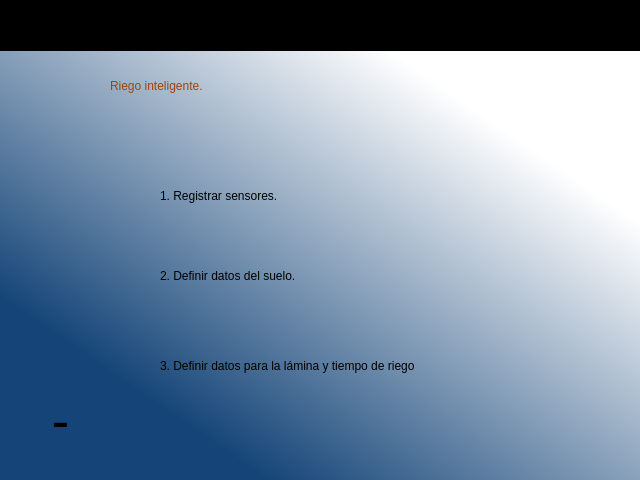
<?xml version="1.0" encoding="UTF-8"?>
<ui version="4.0">
 <class>Dialog</class>
 <widget class="QDialog" name="Dialog">
  <property name="geometry">
   <rect>
    <x>0</x>
    <y>0</y>
    <width>640</width>
    <height>480</height>
   </rect>
  </property>
  <property name="windowTitle">
   <string>Dialog</string>
  </property>
  <widget class="QWidget" name="widget_principal" native="true">
   <property name="geometry">
    <rect>
     <x>-10</x>
     <y>50</y>
     <width>651</width>
     <height>441</height>
    </rect>
   </property>
   <property name="styleSheet">
    <string notr="true">QWidget#widget_principal{
background-color:qlineargradient(spread:pad, x1:0.209403, y1:0.756, x2:0.791075, y2:0.182, stop:0 rgba(21, 69, 120, 255), stop:1 rgba(255, 255, 255, 255))
}</string>
   </property>
   <widget class="QLabel" name="label_5">
    <property name="geometry">
     <rect>
      <x>10</x>
      <y>10</y>
      <width>71</width>
      <height>71</height>
     </rect>
    </property>
    <property name="text">
     <string/>
    </property>
    <property name="pixmap">
     <pixmap resource="config_imag.qrc">:/prefijoNuevo/logo.png</pixmap>
    </property>
    <property name="scaledContents">
     <bool>true</bool>
    </property>
   </widget>
   <widget class="QLabel" name="lbl_riego_est1">
    <property name="geometry">
     <rect>
      <x>170</x>
      <y>120</y>
      <width>301</width>
      <height>51</height>
     </rect>
    </property>
    <property name="styleSheet">
     <string notr="true">font: 22pt &quot;Ubuntu&quot;;</string>
    </property>
    <property name="text">
     <string>1. Registrar sensores.</string>
    </property>
   </widget>
   <widget class="QLabel" name="lbl_riego_est2">
    <property name="geometry">
     <rect>
      <x>170</x>
      <y>200</y>
      <width>561</width>
      <height>51</height>
     </rect>
    </property>
    <property name="styleSheet">
     <string notr="true">font: 22pt &quot;Ubuntu&quot;;</string>
    </property>
    <property name="text">
     <string>2. Definir datos del suelo.</string>
    </property>
   </widget>
   <widget class="QLabel" name="lbl_riego_est3">
    <property name="geometry">
     <rect>
      <x>170</x>
      <y>270</y>
      <width>401</width>
      <height>91</height>
     </rect>
    </property>
    <property name="styleSheet">
     <string notr="true">font: 22pt &quot;Ubuntu&quot;;</string>
    </property>
    <property name="text">
     <string>3. Definir datos para la lámina y tiempo de riego</string>
    </property>
    <property name="textFormat">
     <enum>Qt::AutoText</enum>
    </property>
    <property name="wordWrap">
     <bool>true</bool>
    </property>
   </widget>
   <widget class="QLabel" name="label">
    <property name="geometry">
     <rect>
      <x>40</x>
      <y>350</y>
      <width>71</width>
      <height>51</height>
     </rect>
    </property>
    <property name="text">
     <string/>
    </property>
    <property name="pixmap">
     <pixmap resource="config_imag.qrc">:/prefijoNuevo/flecha_Atras.png</pixmap>
    </property>
    <property name="scaledContents">
     <bool>true</bool>
    </property>
   </widget>
   <widget class="QLabel" name="label_2">
    <property name="geometry">
     <rect>
      <x>50</x>
      <y>350</y>
      <width>41</width>
      <height>41</height>
     </rect>
    </property>
    <property name="font">
     <font>
      <pointsize>40</pointsize>
     </font>
    </property>
    <property name="text">
     <string>-</string>
    </property>
    <property name="alignment">
     <set>Qt::AlignCenter</set>
    </property>
   </widget>
   <widget class="QLabel" name="lbl_num_est">
    <property name="geometry">
     <rect>
      <x>120</x>
      <y>10</y>
      <width>371</width>
      <height>51</height>
     </rect>
    </property>
    <property name="styleSheet">
     <string notr="true">font: 22pt &quot;Ubuntu&quot;;
font: 57 italic 35pt &quot;Ubuntu&quot;;
color:rgb(160, 66, 12)</string>
    </property>
    <property name="text">
     <string>Riego inteligente.</string>
    </property>
   </widget>
  </widget>
  <widget class="QWidget" name="widget_fecha" native="true">
   <property name="geometry">
    <rect>
     <x>0</x>
     <y>0</y>
     <width>641</width>
     <height>51</height>
    </rect>
   </property>
   <property name="styleSheet">
    <string notr="true">QWidget#widget_fecha{
background-color:rgb(0, 0, 0)}</string>
   </property>
   <widget class="QLabel" name="lbl_hora">
    <property name="geometry">
     <rect>
      <x>20</x>
      <y>10</y>
      <width>151</width>
      <height>21</height>
     </rect>
    </property>
    <property name="styleSheet">
     <string notr="true">font: 57 16pt &quot;Ubuntu&quot;;
color:rgb(238, 238, 236);</string>
    </property>
    <property name="text">
     <string/>
    </property>
   </widget>
   <widget class="QLabel" name="lbl_fecha">
    <property name="geometry">
     <rect>
      <x>460</x>
      <y>10</y>
      <width>161</width>
      <height>21</height>
     </rect>
    </property>
    <property name="styleSheet">
     <string notr="true">font: 57 16pt &quot;Ubuntu&quot;;
color:rgb(238, 238, 236);</string>
    </property>
    <property name="text">
     <string/>
    </property>
   </widget>
  </widget>
 </widget>
 <resources>
  <include location="config_imag.qrc"/>
 </resources>
 <connections/>
</ui>
